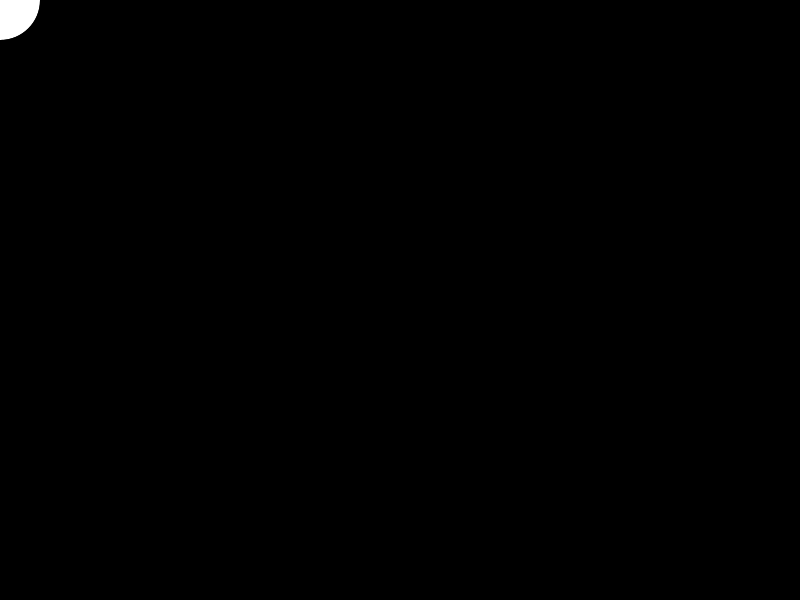
Frame 1 (no input)
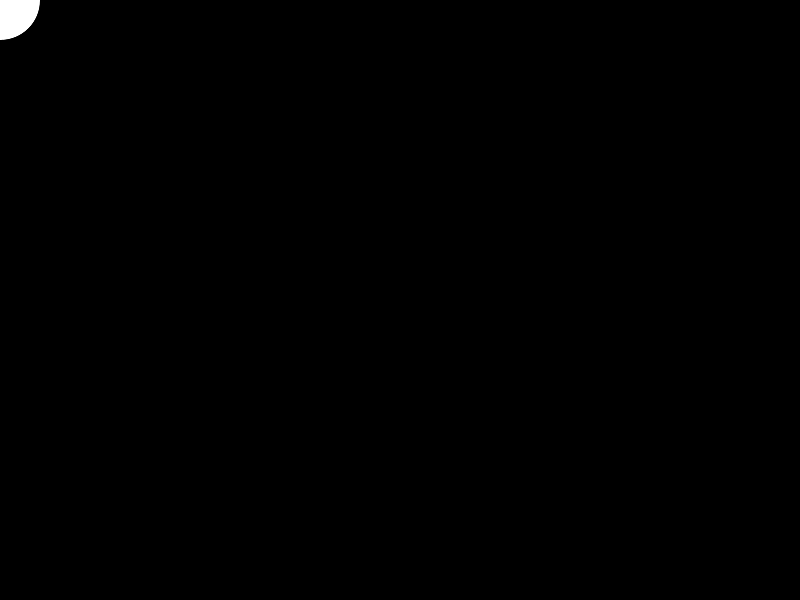
Frame 60 (the mouse pressed at the canvas centre just before this capture)
Frame 120 (the mouse held since frame 60 and released just before this capture): identical to frame 60, image omitted

The Processing sketch that drew these frames (run headless with seeded random() and noise(); from frame 60 on, the mouse is pressed at the canvas centre):

// Processing sketch: processing_53597
// ── processing_53597.pde

void setup() {
  size(800, 600); 
  smooth();
  background(0);
}

void draw() {
  if (mousePressed) {
    fill(0);
  } else {
    fill(255);
  }

ellipse(mouseX, mouseY, 80, 80);
  
}
